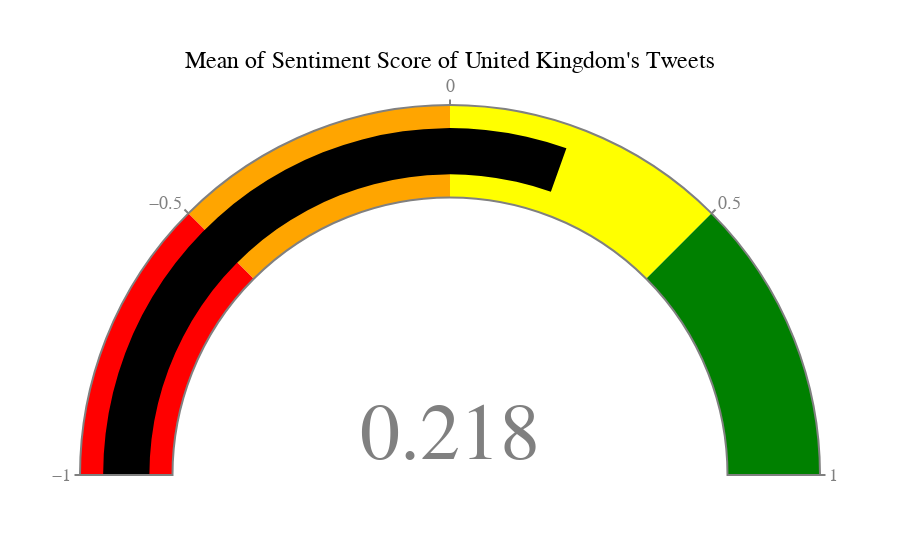

The code cell stored with this chart in its notebook:
### Code cell
fig = go.Figure(go.Indicator(
    domain={'x': [0, 1], 'y': [0, 1]},
    
    value= Mean_Sentiment_Score_United_Kingdom,
    mode="gauge+number",
    title = {'text': "Mean of Sentiment Score of United Kingdom's Tweets", 'font': {'size': 24, 'color': "black", 'family': "Times New Roman"}},
    gauge={'axis': {'range': [-1, 1], 'tickwidth': 2, 'tickcolor': "gray"},
            'bar': {'color': "black"},
            'bordercolor': "gray",
            'borderwidth': 2,
            'bgcolor': "white",
           'steps': [
               {'range': [-1, -0.5], 'color': "red"},
               {'range': [-0.5, 0], 'color': "orange"},
               {'range': [0, 0.5], 'color': "yellow"},
               {'range': [0.5, 1], 'color': "green"}],
           }))
fig.update_layout(font = {'color': "gray", 'family': "Times New Roman", 'size':18})

fig.show()

### Figure 1 — Plotly figure (JSON) as saved in the notebook; plotly's stock layout.template omitted (floating-point values rounded to 4 significant figures)
{"data": [{"domain": {"x": [0, 1], "y": [0, 1]}, "gauge": {"axis": {"range": [-1, 1], "tickcolor": "gray", "tickwidth": 2}, "bar": {"color": "black"}, "bgcolor": "white", "bordercolor": "gray", "borderwidth": 2, "steps": [{"color": "red", "range": [-1, -0.5]}, {"color": "orange", "range": [-0.5, 0]}, {"color": "yellow", "range": [0, 0.5]}, {"color": "green", "range": [0.5, 1]}]}, "mode": "gauge+number", "title": {"font": {"color": "black", "family": "Times New Roman", "size": 24}, "text": "Mean of Sentiment Score of United Kingdom's Tweets"}, "type": "indicator", "value": 0.2179}], "layout": {"font": {"color": "gray", "family": "Times New Roman", "size": 18}}}
